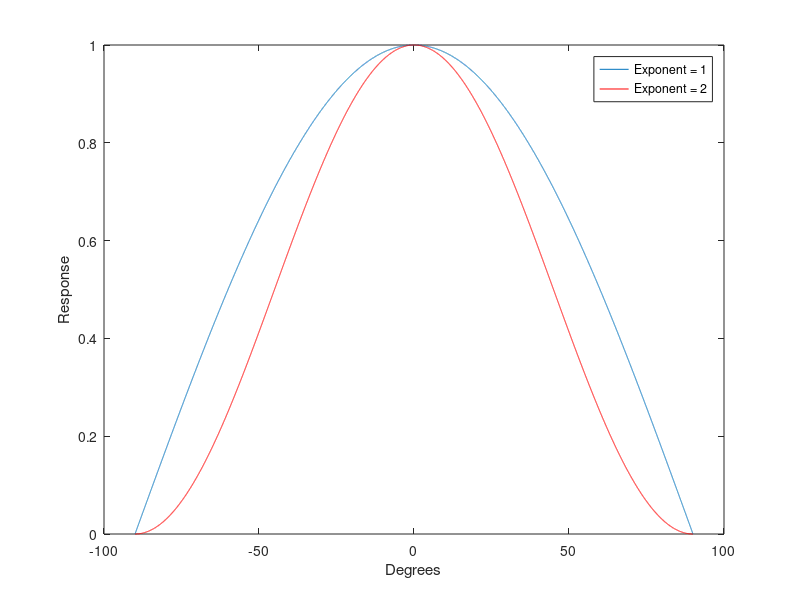

The MATLAB script that drew this image:
close all;
clear all;
clc;

%Criando a antena
theta = -90:.01:90;
Cos1 = cosd(theta);
Cos2 = Cos1.^2;
plot(theta,Cos1); hold on;
plot(theta,Cos2,'r');
legend('Exponent = 1','Exponent = 2','location','northeast');
xlabel('Degrees'); ylabel('Response');